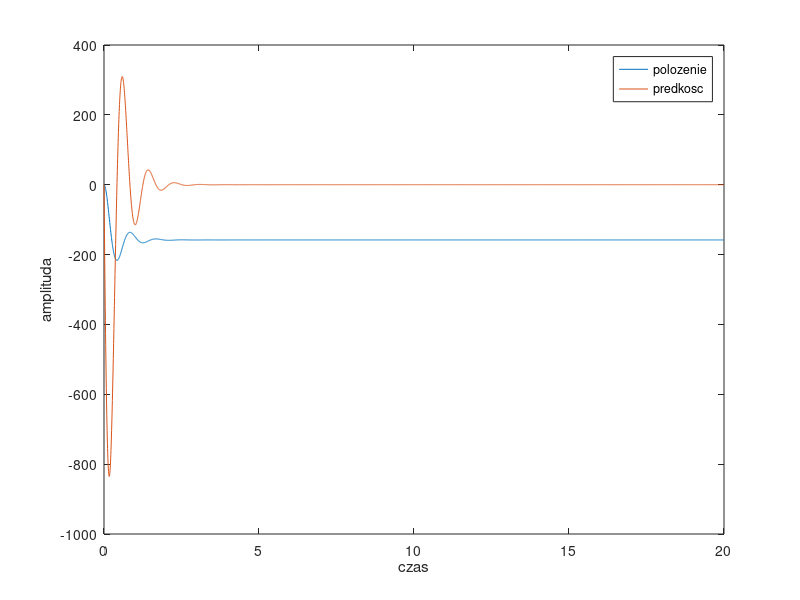

Write MATLAB code to recreate this figure.
clear all
close all
clc

fpr=200;
dt=1/fpr;
t0=20;
N=t0/dt;
t=(0:N-1)*dt;

yg=[ones(1,N/2)*0.05/6*sin(2*pi*0.3*t0) ones(1,N/2)*0.05/6*sin(2*pi*3*t0)];

vg=[0 diff(yg)/dt];

m=137;
k=8500;
d=650;
g=-9810;

A=[0 1;-k/m -d/m];
B=[0;1];
C=[0 1];
D=[0];

syst=ss(A,B,C,D);
F0=g+k/m*yg+d/m*vg;
[y,t,X]=lsim(syst,F0,t);

plot(t,X)
xlabel('czas')
ylabel('amplituda')
legend('polozenie','predkosc')
